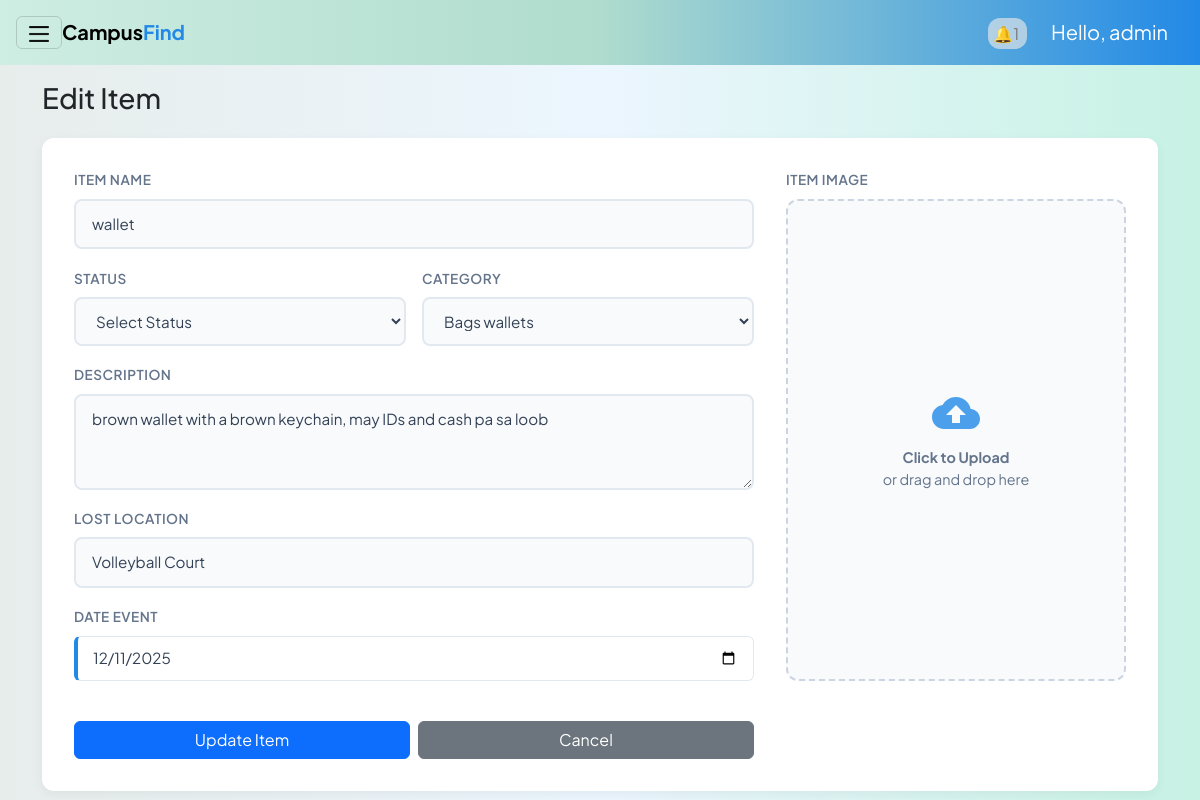
/interfaces/admin/dashboard_admin.php?action=edit&id=36 (signed in), run on the app's committed database.
### tables this page shows
CREATE TABLE items (
        id INTEGER PRIMARY KEY AUTOINCREMENT,
        user_id INTEGER NOT NULL,
        title TEXT NOT NULL,
        description TEXT,
        item_status TEXT NOT NULL,     -- 'lost' or 'found'
        category_id INTEGER,
        location_lost TEXT,
        location_found TEXT,
        date_lost_or_found DATE,
        current_location TEXT,
        image_path TEXT,
        created_at DATETIME DEFAULT CURRENT_TIMESTAMP,
        -- updated_at DATETIME DEFAULT CURRENT_TIMESTAMP,
        claimed_by_user_id INTEGER,
        claimed_at DATETIME,

        FOREIGN KEY (user_id) REFERENCES users(id) ON DELETE CASCADE,
        FOREIGN KEY (claimed_by_user_id) REFERENCES users(id) ON DELETE SET NULL,
        FOREIGN KEY (category_id) REFERENCES categories(id)
    );

CREATE TABLE categories (
        id INTEGER PRIMARY KEY AUTOINCREMENT,
        name TEXT UNIQUE NOT NULL
    );

### interfaces/admin/dashboard_admin.php (the view, shortened to what this page needs)
<?php
$admin = $_SESSION["user"];
$db = get_db();
$action = $_GET["action"] ?? "list";
?>
<!DOCTYPE html>
<html lang="en">
<head>
    <link rel="stylesheet" href="../../reusable/header.css">
    <link rel="stylesheet" href="../../reusable/cards.css">
    <link rel="stylesheet" href="../../reusable/form.css">
    <link rel="stylesheet" href="../../reusable/hero.css">
    <link href="https://cdn.jsdelivr.net/npm/bootstrap@5.3.8/dist/css/bootstrap.min.css" rel="stylesheet">
</head>
<body class="m-0 border-0 bd-example">
<nav class="navbar p-3 sticky-top">
    <button class="navbar-toggler" type="button" data-bs-toggle="offcanvas"
            data-bs-target="#offcanvasWithBothOptions" aria-controls="offcanvasWithBothOptions"
            aria-expanded="false" aria-label="Toggle navigation">
        <img src="/assets/hamburger.png" alt="hamburger icon" width="20px" height="20px">
    </button>
    <strong><a class="navbar-brand me-auto d-none d-md-inline" href="#">Campus<span class = "find">Find</a></strong>
    <?php
    $adminId = $_SESSION['user']['id'];
    $notifCount = $db->querySingle("
        SELECT COUNT(*)
        FROM notifications
        WHERE status = 'unread' AND notify_to = $adminId AND type = 'to_admin'
    ");
    ?>
    <div class = "ms-auto">
        <a href="myposts_admin.php" class="notif mx-4">
            🔔<?= $notifCount ?>
        </a>
        <a class="navbar-brand text-white" href="#">Hello, <?php echo htmlspecialchars($admin["username"]); ?></a>
</nav>
<div class="container my-3">
    <?php if ($action === "create"): ?>
        <h3 class="mb-4" style="font-weight: 700; color: #334155;">Post New Item</h3>
        <form method="post" action="?action=store" enctype="multipart/form-data">
            <div class="form-grid-layout">
                <div class="form-left">
                    <div class="input-group-modern">
                        <label>Item Name</label>
                        <input type="text" name="title" placeholder="e.g. Blue Jansport Backpack" required>
                    </div>
                    <div class="form-row">
                        <div class="input-group-modern">
                            <label>Status</label>
                            <select name="item_status" id="status" required>
                                <option value="">Select Status</option>
                                <option value="lost">Lost</option>
                                <option value="found">Found</option>
                            </select>
                        </div>
                        <div class="input-group-modern">
                            <label>Category</label>
                            <select name="category_id" id="category_id" required>
                                <option value="">Select Category</option>
                                <?php
                                $catQ = $db->query("SELECT * FROM categories ORDER BY name");
                                while($c = $catQ->fetchArray(SQLITE3_ASSOC)):
                                ?>
                                    <option value="<?= $c['id']; ?>">
                                        <?= ucfirst(str_replace('_', ' ', $c['name'])); ?>
                                    </option>
                                <?php endwhile; ?>
                            </select>
                        </div>
                    </div>
                    <div class="input-group-modern">
                        <label>Description</label>
                        <textarea name="description" rows="3" placeholder="Describe the item (color, distinctive marks, brand)..."></textarea>
                    </div>
                    <div class="form-row">
                        <div class="input-group-modern">
                            <label>Lost Location</label>
                            <input type="text" name="location_lost" id="location_lost" placeholder="Where was it lost?">
                        </div>
                        <div class="input-group-modern">
                            <label>Found Location</label>
                            <input type="text" name="location_found" id="location_found" placeholder="Where was it found?" disabled>
                        </div>
                    </div>
                    <div class="form-row">
                        <div class="input-group-modern">
                            <label id="dateLabel">Date Event</label>
                            <div class="date-card">
                                <input type="date" name="date_lost_or_found" id="date_lost_or_found" style="border:none; background:transparent; padding:0;">
                            </div>
                        </div>
                    </div>
                </div>
                <div class="form-right">
                    <div class="input-group-modern" style="height: 100%;">
                        <label>Item Image</label>
                        <div class="image-upload-wrapper">
                            <input type="file" name="item_image" id="file-input-real" accept="image/*" onchange="previewImage(event)">
                            <img id="image-preview" src="#" alt="Image Preview">
                            <div class="upload-placeholder" id="upload-placeholder">
                                <svg xmlns="http://www.w3.org/2000/svg" viewBox="0 0 24 24"><path d="M19.35 10.04C18.67 6.59 15.64 4 12 4 9.11 4 6.6 5.64 5.35 8.04 2.34 8.36 0 10.91 0 14c0 3.31 2.69 6 6 6h13c2.76 0 5-2.24 5-5 0-2.64-2.05-4.78-4.65-4.96zM14 13v4h-4v-4H7l5-5 5 5h-3z"/></svg>
                                <p><strong>Click to Upload</strong><br>or drag and drop here</p>
                            </div>
                        </div>
                    </div>
                </div>
                <div class="d-flex gap-2 mt-2">
                    <button class="btn btn-primary w-50" type="submit">Publish Post</button>
                    <a class="btn btn-secondary w-50" href="dashboard_admin.php" style="background-color: #cbd5e1; color: #334155; border:none;">Cancel</a>
                </div>
            </div>
        </form>
        <script>
            function previewImage(event) {
                const input = event.target;
                const preview = document.getElementById('image-preview');
                const placeholder = document.getElementById('upload-placeholder');
                if (input.files && input.files[0]) {
                    const reader = new FileReader();
                    reader.onload = function(e) {
                        preview.src = e.target.result;
                        preview.style.display = 'block';
                        placeholder.style.display = 'none';
                    }
                    reader.readAsDataURL(input.files[0]);
                }
            }
        </script>
    <?php elseif ($action === "edit"):
    $id = (int)($_GET["id"] ?? 0);
    $stmt = $db->prepare("SELECT * FROM items WHERE id = ?");
    $stmt->bindValue(1, $id, SQLITE3_INTEGER);
    $res = $stmt->execute();
    $item = $res->fetchArray(SQLITE3_ASSOC);
    if ($item): ?>
        <h3 class="mb-4">Edit Item</h3>
        <form method="post" action="?action=edit" enctype="multipart/form-data">
            <div class="form-grid-layout">
                <div class="form-left">
                <div class="input-group-modern">
                    <label>Item Name</label>
                    <input type="text" name="title" placeholder="e.g. Blue Jansport Backpack"
                        value="<?php echo htmlspecialchars($item['title']); ?>" required>
                </div>
                <div class="form-row">
                    <div class="input-group-modern">
                        <label>Status</label>
                        <select name="item_status" id="status" required>
                            <option value="">Select Status</option>
                        </select>
                    </div>
                    <div class="input-group-modern">
                        <label>Category</label>
                        <select name="category_id" id="category_id" required>
                            <?php
                            $catQ = $db->query("SELECT * FROM categories ORDER BY name");
                            while($c = $catQ->fetchArray(SQLITE3_ASSOC)):
                            ?>
                                <option value="<?= $c['id']; ?>"
                                    <?= ($item['category_id'] == $c['id']) ? 'selected' : '' ?>>
                                    <?= ucfirst(str_replace('_', ' ', $c['name'])); ?>
                                </option>
                            <?php endwhile; ?>
                        </select>
                    </div>
                </div>
                <div class="input-group-modern">
                    <label>Description</label>
                    <textarea name="description" rows="3"
                            placeholder="Describe the item (color, distinctive marks, brand)..."><?php
                        echo htmlspecialchars($item['description']); ?></textarea>
                </div>
                <div class="form-row">
                    <div class="input-group-modern">
                        <label>Lost Location</label>
                        <input type="text" name="location_lost" id="location_lost"
                            placeholder="Where was it lost?"
                            value="<?php echo htmlspecialchars($item['location_lost']); ?>">
                    </div>
                </div>
                <div class="form-row">
                    <div class="input-group-modern">
                        <label id="dateLabel">Date Event</label>
                        <div class="date-card">
                            <input type="date" name="date_lost_or_found" id="date_lost_or_found"
                                value="<?php echo htmlspecialchars($item['date_lost_or_found']); ?>"
                                style="border:none; background:transparent; padding:0;">
                        </div>
                    </div>
                </div>
            </div>
            <div class="form-right">
                <div class="input-group-modern" style="height: 100%;">
                    <label>Item Image</label>
                    <div class="image-upload-wrapper">
                        <div class="upload-placeholder" id="upload-placeholder"
                            style="<?php if (!empty($item['image_path'])) echo 'display:none;'; ?>">
                            <svg xmlns="http://www.w3.org/2000/svg" viewBox="0 0 24 24">
                                <path d="M19.35 10.04C18.67 6.59 15.64 4 12 4 9.11 4 6.6 5.64 5.35 8.04 2.34 8.36 0 10.91 0 14c0 3.31 2.69 6 6 6h13c2.76 0 5-2.24 5-5 0-2.64-2.05-4.78-4.65-4.96zM14 13v4h-4v-4H7l5-5 5 5h-3z"/>
                            </svg>
                            <p><strong>Click to Upload</strong><br>or drag and drop here</p>
                        </div>
                    </div>
                </div>
            </div>
                <div class="d-flex gap-2 mt-2">
                    <button class="btn btn-primary w-100" type="submit">Update Item</button>
                    <a class="btn btn-secondary w-100" href="dashboard_admin.php">Cancel</a>
                </div>
        </form>
    <?php else: ?>
        <p>Item not found.</p>
        <a class="btn btn-secondary" href="dashboard_admin.php">Back</a>
    <?php endif; ?>
    <?php endif; ?>
</div>
</body>
</html>

### reusable/header.css (style rules this page uses)
:root { --color-primary-gradient: linear-gradient(to right, #ceede3,#afdccd, #2289e6); --blue-primary: #2289e6; --button: #afdccd; --button-hover: #ceede3; --bg: #f8f8f8; --gray-text: #7b7979; --lost-color: #ff0000; --found-color: #2289e6; --claimed-color: #558d57; --pending-color: #ffa629; }
* { font-family: "Plus Jakarta Sans", sans-serif; }
body { margin: 0; height: 100vh; background:linear-gradient(to right, #e7edeb 0%, #ecf6fe 50%, #c7f2e4 100%); background-attachment: fixed; }
.navbar .navbar-brand, .navbar .navbar-text, .navbar .notif { white-space: nowrap !important; }
.navbar .navbar-toggler { flex: 0 0 auto !important; }
.navbar .ms-auto { margin-left: auto !important; }
.navbar-brand { font-size: 20px !important; }
.find { color: var(--blue-primary); }
nav { background: var(--color-primary-gradient); }
.notif { color: var(--gray-text) !important; text-decoration: none; padding: 5px; background-color: rgba(234, 234, 234, 0.639); border-radius: 12px; }

### reusable/cards.css (style rules this page uses)
:root { --color-primary: #2289e6; --color-ui-accent: #afdccd; --color-ui-surface: #f8f8f8; --gray-text: #7b7979; --lost-color: #ff0000; --found-color: #2289e6; --claimed-color: #558d57; --pending-color: #ffa629; }

### reusable/form.css (style rules this page uses)
:root { --color-primary: #2289e6; --color-ui-accent: #afdccd; --color-ui-surface: #f8f8f8; --lost-color: #ff0000; --found-color: #2289e6; --claimed-color: #558d57; --pending-color: #ffa629; }
.form-grid-layout { display: grid; grid-template-columns: 2fr 1fr; gap: 2rem; background: white; padding: 2rem; border-radius: 12px; box-shadow: 0 4px 12px rgba(0,0,0,0.05); }
.form-left, .form-right { display: flex; flex-direction: column; gap: 1.2rem; }
.input-group-modern { display: flex; flex-direction: column; gap: 0.5rem; }
.input-group-modern label { font-size: 0.85rem; font-weight: 600; color: #64748b; text-transform: uppercase; letter-spacing: 0.5px; }
.input-group-modern input, .input-group-modern select, .input-group-modern textarea { padding: 12px 16px; border: 2px solid #e2e8f0; border-radius: 8px; transition: all 0.2s ease; background: #f8fafc; font-size: 0.95rem; color: #334155; }
.form-row { display: flex; gap: 1rem; }
.form-row > div { flex: 1; }
.image-upload-wrapper { height: 100%; min-height: 300px; border: 2px dashed #cbd5e1; border-radius: 12px; position: relative; display: flex; flex-direction: column; align-items: center; justify-content: center; background: #f8fafc; transition: all 0.3s ease; overflow: hidden; cursor: pointer; }
.upload-placeholder { text-align: center; color: #64748b; padding: 20px; pointer-events: none; }
.upload-placeholder svg { width: 48px; height: 48px; margin-bottom: 10px; fill: var(--color-primary); opacity: 0.8; }
.upload-placeholder p { font-size: 0.9rem; margin: 0; }
.date-card { background: white; border: 1px solid #e2e8f0; border-left: 4px solid var(--color-primary); padding: 10px 15px; border-radius: 6px; display: flex; flex-direction: column; }
.btn { padding: 10px 16px; border-radius: 8px; font-weight: 600; border: none; cursor: pointer; font-size: 0.95rem; transition: all 0.2s ease; text-decoration: none; display: inline-flex; align-items: center; justify-content: center; }
.btn-primary { background-color: var(--color-primary); color: white; }
.btn-secondary { background-color: #cbd5e1; color: #334155; }
.d-flex { display: flex; }
.gap-2 { gap: 0.5rem; }
.mt-2 { margin-top: 0.5rem; }
.mb-4 { margin-bottom: 1.5rem; }

### reusable/hero.css (style rules this page uses)
:root { --color-primary-gradient: linear-gradient(to right, #ceede3,#afdccd, #2289e6); --blue-primary: #2289e6; --button: #afdccd; --button-hover: #ceede3; --bg: #f8f8f8; --gray-text: #7b7979; --lost-color: #ff0000; --found-color: #2289e6; --claimed-color: #558d57; --pending-color: #ffa629; }

### data on the page
items: title "wallet", category_id "Bags wallets", description "brown wallet with a brown keychain, may IDs and cash pa sa loob", location_lost "Volleyball Court", date_lost_or_found "12/11/2025"

### other printed values
$notifCount "1"
$admin["username"] "admin"
